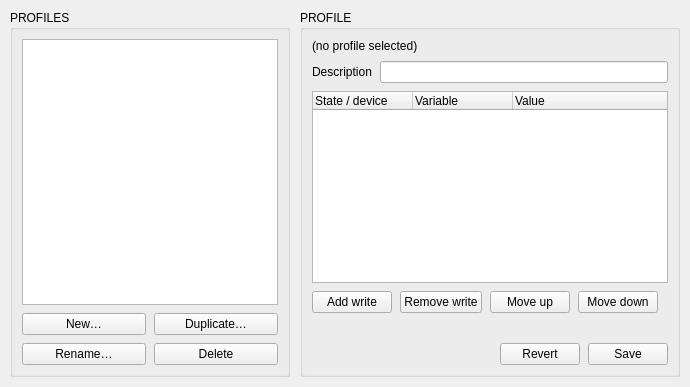
<?xml version="1.0" encoding="UTF-8"?>
<ui version="4.0">
 <class>ShotControlEditorRoot</class>
 <widget class="QWidget" name="ShotControlEditorRoot">
  <property name="windowTitle">
   <string>Trigger profiles (shot control)</string>
  </property>
  <layout class="QHBoxLayout" name="sce_root_layout">
   <property name="leftMargin">
    <number>10</number>
   </property>
   <property name="topMargin">
    <number>10</number>
   </property>
   <property name="rightMargin">
    <number>10</number>
   </property>
   <property name="bottomMargin">
    <number>10</number>
   </property>
   <property name="spacing">
    <number>10</number>
   </property>
   <!-- Left column: the profile list + file operations -->
   <item>
    <widget class="QGroupBox" name="sce_profiles_group">
     <property name="title">
      <string>PROFILES</string>
     </property>
     <layout class="QVBoxLayout" name="sce_profiles_layout">
      <property name="spacing">
       <number>8</number>
      </property>
      <item>
       <widget class="QListWidget" name="sce_profile_list"/>
      </item>
      <item>
       <layout class="QGridLayout" name="sce_profile_buttons_layout">
        <item row="0" column="0">
         <widget class="QPushButton" name="sce_new_button">
          <property name="text">
           <string>New…</string>
          </property>
         </widget>
        </item>
        <item row="0" column="1">
         <widget class="QPushButton" name="sce_duplicate_button">
          <property name="text">
           <string>Duplicate…</string>
          </property>
         </widget>
        </item>
        <item row="1" column="0">
         <widget class="QPushButton" name="sce_rename_button">
          <property name="text">
           <string>Rename…</string>
          </property>
         </widget>
        </item>
        <item row="1" column="1">
         <widget class="QPushButton" name="sce_delete_button">
          <property name="text">
           <string>Delete</string>
          </property>
          <property name="toolTip">
           <string>Delete the selected trigger profile file</string>
          </property>
         </widget>
        </item>
       </layout>
      </item>
     </layout>
    </widget>
   </item>
   <!-- Right column: the profile document -->
   <item>
    <widget class="QGroupBox" name="sce_document_group">
     <property name="title">
      <string>PROFILE</string>
     </property>
     <layout class="QVBoxLayout" name="sce_document_layout">
      <property name="spacing">
       <number>8</number>
      </property>
      <item>
       <layout class="QHBoxLayout" name="sce_header_layout">
        <item>
         <widget class="QLabel" name="sce_profile_name_label">
          <property name="text">
           <string>(no profile selected)</string>
          </property>
         </widget>
        </item>
        <item>
         <spacer name="sce_header_spacer">
          <property name="orientation">
           <enum>Qt::Horizontal</enum>
          </property>
          <property name="sizeHint" stdset="0">
           <size>
            <width>20</width>
            <height>10</height>
           </size>
          </property>
         </spacer>
        </item>
        <item>
         <widget class="QLabel" name="sce_legacy_label">
          <property name="text">
           <string/>
          </property>
         </widget>
        </item>
       </layout>
      </item>
      <item>
       <layout class="QHBoxLayout" name="sce_description_layout">
        <item>
         <widget class="QLabel" name="sce_description_label">
          <property name="text">
           <string>Description</string>
          </property>
         </widget>
        </item>
        <item>
         <widget class="QLineEdit" name="sce_description_edit">
          <property name="toolTip">
           <string>Note on the selected layer: the profile when (base) is shown, otherwise the variant</string>
          </property>
         </widget>
        </item>
       </layout>
      </item>
      <item>
       <widget class="QTreeWidget" name="sce_states_tree">
        <property name="toolTip">
         <string>Per-state device writes, sent top to bottom — order matters within a state</string>
        </property>
        <property name="rootIsDecorated">
         <bool>true</bool>
        </property>
        <column>
         <property name="text">
          <string>State / device</string>
         </property>
        </column>
        <column>
         <property name="text">
          <string>Variable</string>
         </property>
        </column>
        <column>
         <property name="text">
          <string>Value</string>
         </property>
        </column>
       </widget>
      </item>
      <item>
       <layout class="QHBoxLayout" name="sce_write_buttons_layout">
        <item>
         <widget class="QPushButton" name="sce_add_write_button">
          <property name="text">
           <string>Add write</string>
          </property>
         </widget>
        </item>
        <item>
         <widget class="QPushButton" name="sce_remove_write_button">
          <property name="text">
           <string>Remove write</string>
          </property>
         </widget>
        </item>
        <item>
         <widget class="QPushButton" name="sce_move_up_button">
          <property name="text">
           <string>Move up</string>
          </property>
         </widget>
        </item>
        <item>
         <widget class="QPushButton" name="sce_move_down_button">
          <property name="text">
           <string>Move down</string>
          </property>
         </widget>
        </item>
        <item>
         <spacer name="sce_write_buttons_spacer">
          <property name="orientation">
           <enum>Qt::Horizontal</enum>
          </property>
          <property name="sizeHint" stdset="0">
           <size>
            <width>10</width>
            <height>10</height>
           </size>
          </property>
         </spacer>
        </item>
       </layout>
      </item>
      <item>
       <widget class="QLabel" name="sce_validation_label">
        <property name="text">
         <string/>
        </property>
        <property name="wordWrap">
         <bool>true</bool>
        </property>
       </widget>
      </item>
      <item>
       <layout class="QHBoxLayout" name="sce_footer_layout">
        <item>
         <widget class="QLabel" name="sce_dirty_label">
          <property name="text">
           <string/>
          </property>
         </widget>
        </item>
        <item>
         <spacer name="sce_footer_spacer">
          <property name="orientation">
           <enum>Qt::Horizontal</enum>
          </property>
          <property name="sizeHint" stdset="0">
           <size>
            <width>40</width>
            <height>10</height>
           </size>
          </property>
         </spacer>
        </item>
        <item>
         <widget class="QPushButton" name="sce_revert_button">
          <property name="text">
           <string>Revert</string>
          </property>
         </widget>
        </item>
        <item>
         <widget class="QPushButton" name="sce_save_button">
          <property name="text">
           <string>Save</string>
          </property>
         </widget>
        </item>
       </layout>
      </item>
     </layout>
    </widget>
   </item>
  </layout>
 </widget>
 <resources/>
 <connections/>
</ui>
